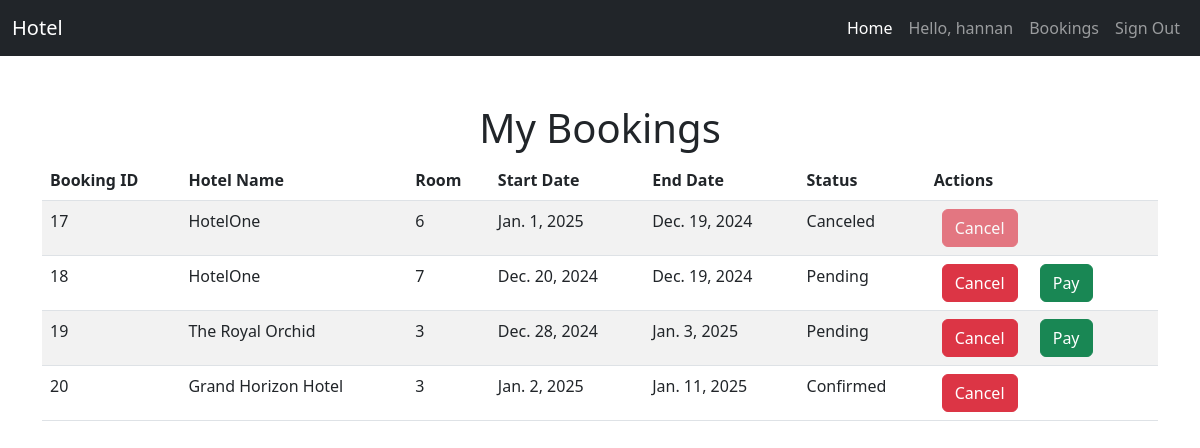
The page /my_bookings/ (signed in) on the database as committed earlier.
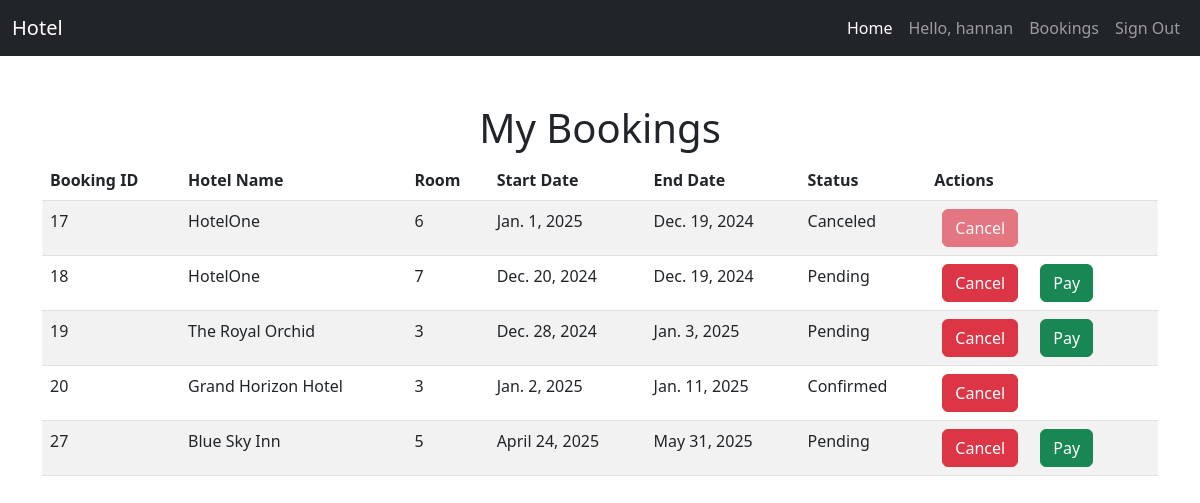
The same page on the database as committed later.
### home/models.py (models this page shows, shortened)
class Booking(models.Model):
    class StatusChoices(models.TextChoices):
        PENDING = 'Pending'
        CONFIRMED = 'Confirmed'
        COMPLETED = 'Completed'
        CANCELED = 'Canceled'
    """Booking Model"""
    customer = models.ForeignKey(Customer, on_delete=models.CASCADE, related_name='bookings')
    hotel = models.ForeignKey(Hotel, on_delete=models.CASCADE, related_name='bookings')
    room = models.ForeignKey(Room,on_delete=models.CASCADE , related_name='bookings')
    tax  = models.ForeignKey(Taxes,on_delete=models.CASCADE,related_name='bookings')
    status = models.CharField(max_length=100 , choices=StatusChoices.choices)
    start_date = models.DateField()
    end_date = models.DateField()

class Hotel(models.Model):
    location = models.ForeignKey('home.Location', on_delete=models.CASCADE)
    name            = models.CharField(max_length=100 , unique=True)
    stars           = models.PositiveSmallIntegerField(validators=[MinValueValidator(1),MaxValueValidator(5)])
    is_suspended    = models.BooleanField(default=False)
    is_premium      = models.BooleanField(default=False)
    room_count      = models.PositiveIntegerField(default=0)

class Room(models.Model):
    class RoomType(models.TextChoices):
        STANDARD = 'Standard'
        SUPERIOR = 'Superior'
        DELUXE = 'Deluxe'
        SUITE = 'Suite'
        FAMILY = 'Family'
    hotel = models.ForeignKey(Hotel, on_delete=models.CASCADE, related_name='rooms')
    amenities = models.ManyToManyField(Amenity, related_name='room', blank=True)  # Many-to-many relation to Amenity
    room_number = models.IntegerField(default=0)
    is_Booked = models.BooleanField(default=False)
    room_type = models.CharField(max_length=100, choices=RoomType.choices)
    price_per_night = models.DecimalField(decimal_places=2, max_digits=10 ,  validators=[MinValueValidator(Decimal('0.01'))])

### home/views.py (the view)
# urls.py: path('my_bookings/', views.my_bookings, name='my_bookings'),
def my_bookings(request):
    bookings = Booking.objects.filter(customer=request.user.customer_profile)
    return render(request, 'home/my_bookings.html', {'bookings': bookings})

### templates/home/my_bookings.html (shortened to what this page needs)
{% extends 'home/base.html' %}
{% block body %}
<main class="container mt-5">
    <h1 class="text-center ">My Bookings</h1>
    {% if bookings %}
    <table class="table table-striped sm-auto">
        <thead>
        <tr>
            <th scope="col">Booking ID</th>
            <th scope="col">Hotel Name</th>
            <th scope="col">Room</th>
            <th scope="col">Start Date</th>
            <th scope="col">End Date</th>
            <th scope="col">Status</th>
            <th scope="col">Actions</th>
        </tr>
        </thead>
        <tbody>
        {% for booking in bookings %}
        <tr>
            <td>{{ booking.id }}</td>
            <td>{{ booking.hotel.name }}</td>
            <td>{{ booking.room.room_number}}</td>
            <td>{{ booking.start_date }}</td>
            <td>{{ booking.end_date }}</td>
            <td>{{ booking.status }}</td>
            <td>
                <form action="{% url 'cancel_booking' booking.id %}" method="POST" style="display:inline-block;">
                    <button type="submit" class="btn btn-danger mx-2" {% if booking.status == 'Canceled' %}disabled{% endif %}>Cancel</button>
                </form>
                {% if booking.status == 'Pending' %}
                <a href="{% url 'pay_booking' booking.id %}" class="btn btn-success" style="margin-left: 10px;">Pay</a>
                {% endif %}
            </td>
        </tr>
        {% endfor %}
        </tbody>
    </table>
    {% else %}
    <p class="text-center">You have no bookings yet.</p>
    {% endif %}
</main>
{% endblock body %}

Rows that differ between the two databases and show on the page:
added Booking: id "27", hotel.name "Blue Sky Inn", room.room_number "5", start_date "April 24, 2025", end_date "May 31, 2025", status "Pending", shows "Pay"
